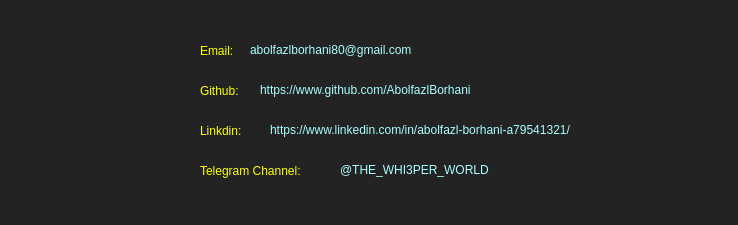
<?xml version="1.0" encoding="UTF-8"?>
<ui version="4.0">
 <class>MainWindow</class>
 <widget class="QMainWindow" name="MainWindow">
  <property name="geometry">
   <rect>
    <x>0</x>
    <y>0</y>
    <width>738</width>
    <height>225</height>
   </rect>
  </property>
  <property name="windowTitle">
   <string>About me</string>
  </property>
  <property name="styleSheet">
   <string notr="true">QWidget { 
	font: 11pt &quot;Consolas&quot;;
	background-color: rgb(35, 35, 35);
	color: rgb(170, 255, 255);
}

QTextBrowser { 
	background-color: rgb(35, 35, 35);	
	color: rgb(255, 255, 255);
}</string>
  </property>
  <widget class="QWidget" name="centralwidget">
   <widget class="QLabel" name="LOGO_LABEL">
    <property name="geometry">
     <rect>
      <x>30</x>
      <y>60</y>
      <width>111</width>
      <height>101</height>
     </rect>
    </property>
    <property name="text">
     <string/>
    </property>
    <property name="scaledContents">
     <bool>true</bool>
    </property>
    <property name="alignment">
     <set>Qt::AlignCenter</set>
    </property>
   </widget>
   <widget class="QLabel" name="label_2">
    <property name="geometry">
     <rect>
      <x>200</x>
      <y>40</y>
      <width>51</width>
      <height>21</height>
     </rect>
    </property>
    <property name="styleSheet">
     <string notr="true">color: rgb(255, 255, 0);</string>
    </property>
    <property name="text">
     <string>Email:</string>
    </property>
    <property name="openExternalLinks">
     <bool>false</bool>
    </property>
    <property name="textInteractionFlags">
     <set>Qt::NoTextInteraction</set>
    </property>
    <property name="buddy">
     <cstring></cstring>
    </property>
   </widget>
   <widget class="QLabel" name="label_3">
    <property name="geometry">
     <rect>
      <x>200</x>
      <y>80</y>
      <width>61</width>
      <height>21</height>
     </rect>
    </property>
    <property name="styleSheet">
     <string notr="true">color: rgb(255, 255, 0);</string>
    </property>
    <property name="text">
     <string>Github:</string>
    </property>
    <property name="textInteractionFlags">
     <set>Qt::NoTextInteraction</set>
    </property>
   </widget>
   <widget class="QLabel" name="label_4">
    <property name="geometry">
     <rect>
      <x>200</x>
      <y>120</y>
      <width>61</width>
      <height>21</height>
     </rect>
    </property>
    <property name="styleSheet">
     <string notr="true">color: rgb(255, 255, 0);</string>
    </property>
    <property name="text">
     <string>Linkdin:</string>
    </property>
    <property name="textInteractionFlags">
     <set>Qt::NoTextInteraction</set>
    </property>
   </widget>
   <widget class="QLabel" name="label_5">
    <property name="geometry">
     <rect>
      <x>200</x>
      <y>160</y>
      <width>141</width>
      <height>21</height>
     </rect>
    </property>
    <property name="styleSheet">
     <string notr="true">color: rgb(255, 255, 0);</string>
    </property>
    <property name="text">
     <string>Telegram Channel:</string>
    </property>
    <property name="textInteractionFlags">
     <set>Qt::NoTextInteraction</set>
    </property>
   </widget>
   <widget class="QLabel" name="EMAIL">
    <property name="geometry">
     <rect>
      <x>170</x>
      <y>40</y>
      <width>21</width>
      <height>21</height>
     </rect>
    </property>
    <property name="text">
     <string/>
    </property>
    <property name="scaledContents">
     <bool>true</bool>
    </property>
    <property name="alignment">
     <set>Qt::AlignCenter</set>
    </property>
   </widget>
   <widget class="QLabel" name="GITHUB">
    <property name="geometry">
     <rect>
      <x>170</x>
      <y>80</y>
      <width>21</width>
      <height>21</height>
     </rect>
    </property>
    <property name="text">
     <string/>
    </property>
    <property name="scaledContents">
     <bool>true</bool>
    </property>
    <property name="alignment">
     <set>Qt::AlignCenter</set>
    </property>
   </widget>
   <widget class="QLabel" name="LINKDIN">
    <property name="geometry">
     <rect>
      <x>170</x>
      <y>120</y>
      <width>21</width>
      <height>21</height>
     </rect>
    </property>
    <property name="text">
     <string/>
    </property>
    <property name="scaledContents">
     <bool>true</bool>
    </property>
    <property name="alignment">
     <set>Qt::AlignCenter</set>
    </property>
   </widget>
   <widget class="QLabel" name="TELEGRAM">
    <property name="geometry">
     <rect>
      <x>170</x>
      <y>160</y>
      <width>21</width>
      <height>21</height>
     </rect>
    </property>
    <property name="text">
     <string/>
    </property>
    <property name="scaledContents">
     <bool>true</bool>
    </property>
    <property name="alignment">
     <set>Qt::AlignCenter</set>
    </property>
   </widget>
   <widget class="QLabel" name="label">
    <property name="geometry">
     <rect>
      <x>250</x>
      <y>40</y>
      <width>221</width>
      <height>21</height>
     </rect>
    </property>
    <property name="styleSheet">
     <string notr="true"/>
    </property>
    <property name="text">
     <string>abolfazlborhani80@gmail.com</string>
    </property>
    <property name="openExternalLinks">
     <bool>false</bool>
    </property>
    <property name="textInteractionFlags">
     <set>Qt::TextSelectableByMouse</set>
    </property>
   </widget>
   <widget class="QLabel" name="label_6">
    <property name="geometry">
     <rect>
      <x>340</x>
      <y>160</y>
      <width>151</width>
      <height>21</height>
     </rect>
    </property>
    <property name="text">
     <string>@THE_WHI3PER_WORLD</string>
    </property>
    <property name="scaledContents">
     <bool>false</bool>
    </property>
    <property name="openExternalLinks">
     <bool>true</bool>
    </property>
    <property name="textInteractionFlags">
     <set>Qt::TextSelectableByMouse</set>
    </property>
   </widget>
   <widget class="QLabel" name="label_7">
    <property name="geometry">
     <rect>
      <x>260</x>
      <y>80</y>
      <width>311</width>
      <height>21</height>
     </rect>
    </property>
    <property name="text">
     <string>https://www.github.com/AbolfazlBorhani</string>
    </property>
    <property name="scaledContents">
     <bool>true</bool>
    </property>
    <property name="alignment">
     <set>Qt::AlignLeading|Qt::AlignLeft|Qt::AlignVCenter</set>
    </property>
    <property name="textInteractionFlags">
     <set>Qt::TextSelectableByMouse</set>
    </property>
   </widget>
   <widget class="QLabel" name="label_8">
    <property name="geometry">
     <rect>
      <x>270</x>
      <y>120</y>
      <width>441</width>
      <height>21</height>
     </rect>
    </property>
    <property name="text">
     <string>https://www.linkedin.com/in/abolfazl-borhani-a79541321/</string>
    </property>
    <property name="scaledContents">
     <bool>true</bool>
    </property>
    <property name="alignment">
     <set>Qt::AlignLeading|Qt::AlignLeft|Qt::AlignVCenter</set>
    </property>
    <property name="textInteractionFlags">
     <set>Qt::TextSelectableByMouse</set>
    </property>
   </widget>
  </widget>
  <widget class="QMenuBar" name="menubar">
   <property name="geometry">
    <rect>
     <x>0</x>
     <y>0</y>
     <width>738</width>
     <height>24</height>
    </rect>
   </property>
  </widget>
  <widget class="QStatusBar" name="statusbar"/>
 </widget>
 <resources/>
 <connections/>
</ui>
